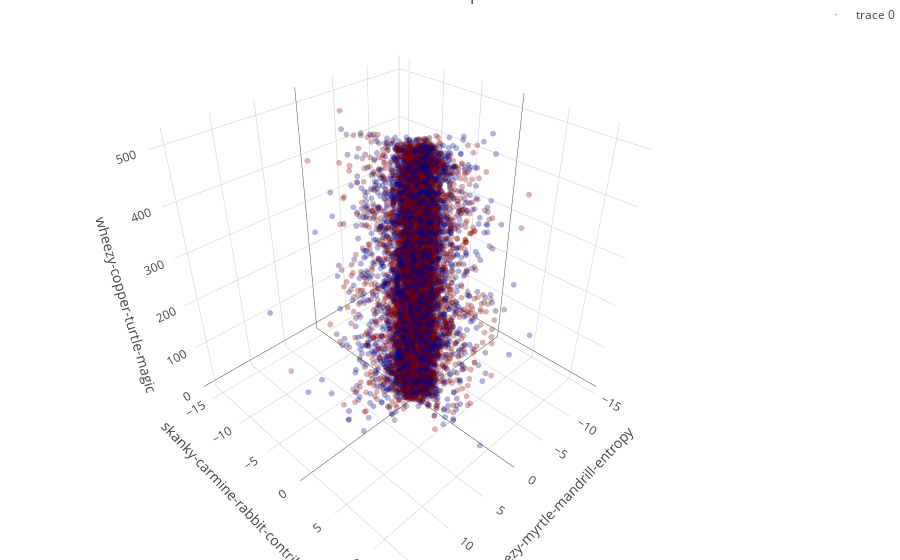

Notebook cell for this chart:
### Code cell
# consider the distribution of first two attributes and the last one 'wheezy-copper-turtle-magic' from above list

import plotly.offline as py
py.init_notebook_mode(connected=True)
import plotly.graph_objs as go

feat1 = "wheezy-myrtle-mandrill-entropy"
feat2 = "skanky-carmine-rabbit-contributor"
feat3 = "wheezy-copper-turtle-magic"

N = 10000

trace1 = go.Scatter3d(
    x=train_data[feat1].values[0:N], 
    y=train_data[feat2].values[0:N],
    z=train_data[feat3].values[0:N],
    mode='markers',
    marker=dict(
        color=train_data.target.values[0:N],
        colorscale = "Jet",
        opacity=0.3,
        size=2
    )
)

figure_data = [trace1]
layout = go.Layout(
    title = 'The turtle place',
    scene = dict(
        xaxis = dict(title=feat1),
        yaxis = dict(title=feat2),
        zaxis = dict(title=feat3),
    ),
    margin=dict(
        l=0,
        r=0,
        b=0,
        t=0
    ),
    showlegend=True
)

fig = go.Figure(data=figure_data, layout=layout)
py.iplot(fig, filename='simple-3d-scatter')

### Figure 1 — Plotly figure (JSON) as saved in the notebook; plotly's stock layout.template omitted (floating-point values rounded to 4 significant figures; data arrays with more than 128 entries replaced by an {"elided": "..."} marker saying what was removed)
{"data": [{"marker": {"color": {"elided": "10000 int values"}, "colorscale": "Jet", "opacity": 0.3, "size": 2}, "mode": "markers", "type": "scatter3d", "uid": "a5e0a473-84c2-4563-b3be-79fd2cf5746e", "x": {"elided": "10000 float values"}, "y": {"elided": "10000 float values"}, "z": {"elided": "10000 int values"}}], "layout": {"margin": {"b": 0, "l": 0, "r": 0, "t": 0}, "scene": {"xaxis": {"title": {"text": "wheezy-myrtle-mandrill-entropy"}}, "yaxis": {"title": {"text": "skanky-carmine-rabbit-contributor"}}, "zaxis": {"title": {"text": "wheezy-copper-turtle-magic"}}}, "showlegend": true, "title": {"text": "The turtle place"}}}
